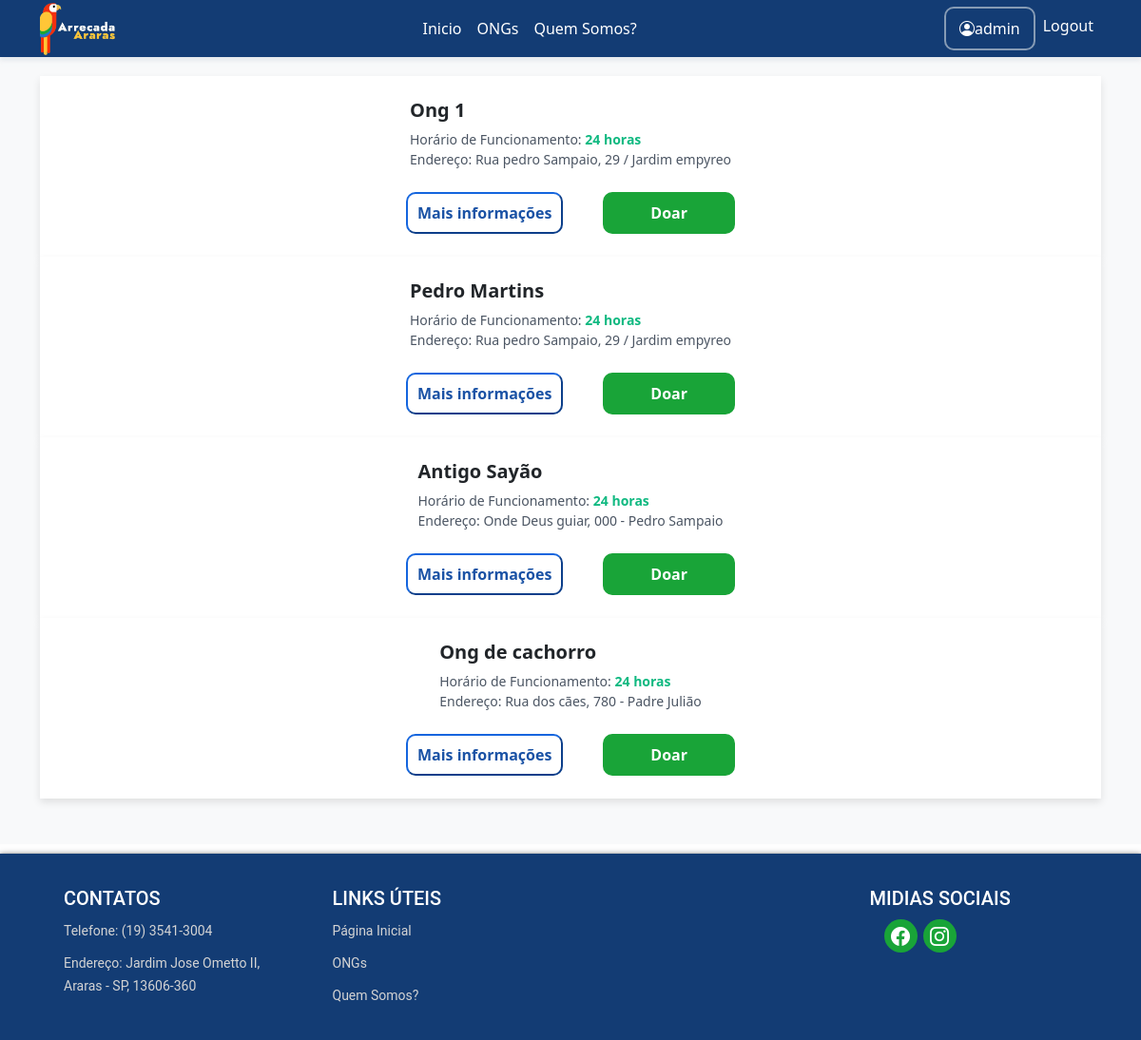
Page /ongs/ (signed in) on the committed database.
### core/models.py (models this page shows)
class Ong(models.Model):
    nome = models.CharField(max_length=100)
    chave_pix = models.CharField(max_length=20, unique=True)
    horario_funcionamento = models.CharField(max_length=100, default="24 horas")
    endereco = models.CharField(max_length=255, default="Endereço padrão")
    informacoes_adicionais = models.TextField(blank=True, null=True)

### core/views.py (the view)
# urls.py: path("ongs/", views.ongs_view, name="ongs"),
def ongs_view(request):
    ongs = Ong.objects.all()
    tipos_doacao = TipoDoacao.objects.all()
    valores_doacao = ValorDoacao.objects.all()
    contexto = {
        "ongs": ongs,
        "tipos_doacao": tipos_doacao,
        "valores_doacao": valores_doacao,
    }
    return render(request, "ongs.html", contexto)

### core/templates/ongs.html (shortened to what this page needs)
<!DOCTYPE html>
<html lang="pt-br">
<head>
    {% load static %}
    <link rel="stylesheet" type="text/css" href="{% static 'style.css' %}">
    <link rel="stylesheet" type="text/css" href="{% static 'ong.css' %}">
    <link href="https://cdn.jsdelivr.net/npm/bootstrap@5.0.2/dist/css/bootstrap.min.css" rel="stylesheet">
    <link rel="stylesheet" href="https://cdn.jsdelivr.net/npm/bootstrap-icons@1.10.5/font/bootstrap-icons.css">
</head>
<body>
   <header>
    <nav class="navbar navbar-expand-md fixed-top">
        <div class="container">
            <a href="{% url 'core:index' %}">
                <img src="{% static 'img/logo_nav.png' %}" alt="Logotipo" height="55" class="img-nav">
            </a>
            <ul class="navbar-nav">
                <li class="nav-item">
                    <a href="{% url 'core:index' %}" class="nav-link">Inicio</a>
                </li>
                <li class="nav-item">
                    <a href="{% url 'core:ongs' %}" class="nav-link">ONGs</a>
                </li>
                <li class="nav-item">
                    <a href="{% url 'core:index' %}" class="nav-link">Quem Somos?</a>
                </li>
            </ul>
            <ul class="navbar-nav">
                {% if user.is_authenticated %}
                <li class="nav-item">
                   <button class="btn-nav">
                       <a href="{% url 'core:meu_perfil' %}" class="nav-link"><i class="bi bi-person-circle"></i>{{ user.username }}</a>
                   </button>
               </li>
                    <li class="nav-item">
                        <a href="{% url 'core:logout' %}" class="nav-link">Logout</a>
                    </li>
                {% else %}
                    <li class="nav-item">
                        <button class="btn-nav">
                            <a href="{% url 'core:login' %}" class="nav-link"><i class="bi bi-person-circle"></i>Login</a>
                        </button>
                    </li>
                {% endif %}
            </ul>
        </div>
    </nav>
</header>
<div class="bg-light">
    <div class="container py-5">
        {% for ong in ongs %}
        <div class="hospital-card p-4 mx-auto d-flex flex-column align-items-center">
            <div class="d-flex align-items-center mb-4">
                <div class="hospital-info">
                    <h2>{{ ong.nome }}</h2>
                    <p>Horário de Funcionamento: <span>{{ ong.horario_funcionamento }}</span></p>
                    <p>Endereço: {{ ong.endereco }}</p>
                </div>
            </div>
            <div class="d-flex">
                <button class="buttonInfo" data-bs-toggle="modal" data-bs-target="#moreInfoModal{{ ong.id }}">Mais informações</button>
                <div style="margin-left: 10px;">
                    <button class="buttonDoar" data-bs-toggle="modal" data-bs-target="#donationModal{{ ong.id }}">Doar</button>
                </div>
            </div>
        </div>
        {% endfor %}
    </div>
</div>
<footer>
  <div class="container">
      <div class="row">
          <div class="col-md-3">
              <h4>Contatos</h4>
              <ul class="navbar-nav">
                  <li><a href="">Telefone: (19) 3541-3004</a></li>
                  <li><a href="https://fatecararas.cps.sp.gov.br/">Endereço: Jardim Jose Ometto II, Araras - SP, 13606-360</a></li>
              </ul>
          </div>
          <div class="col-md-6">
              <h4>Links úteis</h4>
              <ul class="navbar-nav">
                  <li><a href="{% url 'core:index' %}">Página Inicial</a></li>
                  <li><a href="{% url 'core:ongs' %}">ONGs</a></li>
                  <li><a href="{% url 'core:index' %}">Quem Somos?</a></li>
              </ul>
          </div>
          <div class="col-md-3">
              <h4>Midias sociais</h4>
              <ul class="social-media">
                  <i class="bi bi-facebook"></i>
                  <i class="bi bi-instagram"></i>
              </ul>
          </div>
      </div>
  </div>
</footer>
</body>
</html>

### core/static/style.css (style rules this page uses)
nav { height: 60px; box-shadow: 0px 4px 4px rgba(218, 224, 230, 0.582); background-color: #133C74; text-align: center; }
.navbar li a { color: rgb(255, 255, 255); }
.btn-nav { background-color: #133C74; color: rgba(218, 224, 230, 0.582); border: 2px solid rgba(218, 224, 230, 0.582); border-radius: 10px; float: right; }

### core/static/ong.css (style rules this page uses)
nav { height: 60px; box-shadow: 0px 4px 4px rgba(218, 224, 230, 0.582); background-color: #133C74; text-align: center; }
.navbar li a { color: rgb(255, 255, 255); }
.btn-nav { background-color: #133C74; color: rgba(218, 224, 230, 0.582); border: 2px solid rgba(218, 224, 230, 0.582); border-radius: 10px; float: right; }
footer { background: #133C74; padding: 35px; position: relative; font-family:'Roboto', sans-serif; box-shadow: 0 2px 4px 0 rgba(0, 0, 0, .7), 0 2px 8px 0 rgba(0, 0, 0, .5), 0 1px 5px 0 rgba(0, 0, 0, .1); margin-top: 10px; }
footer h4 { color: white; font-size: 20px; margin: 0 20px; text-transform: uppercase; font-family:'Roboto', sans-serif; }
footer .navbar-nav a { color:#d4d4d4; font-weight: 25px; font-size: 14px; text-decoration: none; }
footer ul li { list-style: none; }
footer ul li { float: right; margin: 0 20px; padding-top: 10px; }
.social-media { display: inline-block; }
.social-media i { font-size: 20px; width: 35px; height: 35px; margin: 10px 3px; display: flex; float: left; justify-content: center; align-items: center; transition: all .3s ease; background-color: #19A438; border-radius: 50%; color: white; }
.py-5 { margin-top: 2rem; }
.hospital-card { background-color: #fff; box-shadow: 0 4px 8px rgba(0, 0, 0, 0.1); }
.hospital-info h2 { font-size: 1.25rem; font-weight: 600; }
.hospital-info p { margin: 0; font-size: 0.875rem; color: #4b5563; }
.hospital-info p span { color: #10b981; font-weight: 600; }
.buttonDoar { background-color: #19A438; color: #fff; font-weight: 700; border: none; margin-left: 2rem; padding: 10px 50px; border-radius: 10px; }
.buttonInfo { background-color: #ffffff; color: #1A52A5; border-color: #1465de; border-radius: 10px; font-weight: 700; margin-right: auto; padding: 2px 10px; }

### rows in the picture
Ong: nome "Ong 1", horario_funcionamento "24 horas", endereco "Rua pedro Sampaio, 29 / Jardim empyreo"
Ong: nome "Pedro Martins", horario_funcionamento "24 horas", endereco "Rua pedro Sampaio, 29 / Jardim empyreo"
Ong: nome "Antigo Sayão", horario_funcionamento "24 horas", endereco "Onde Deus guiar, 000 - Pedro Sampaio"
Ong: nome "Ong de cachorro", horario_funcionamento "24 horas", endereco "Rua dos cães, 780 - Padre Julião"

### other values in the picture
{{ user.username }} "admin"
